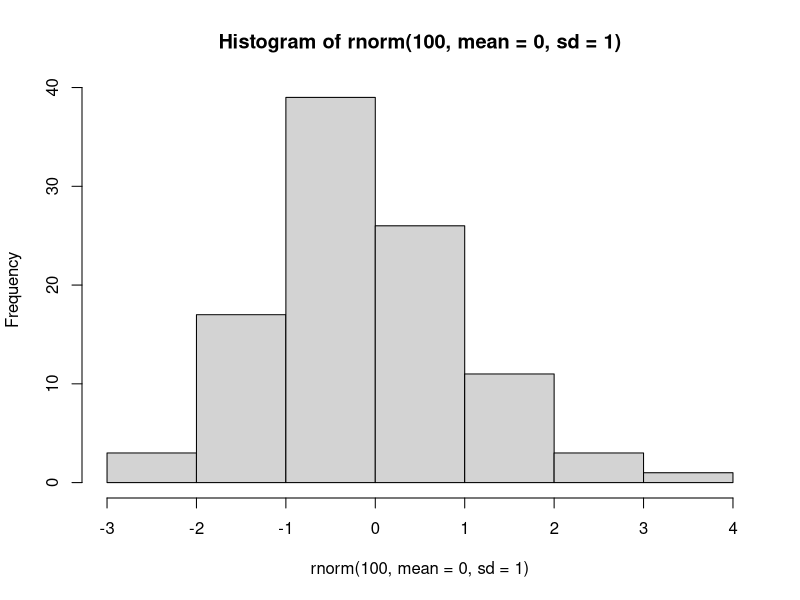

Here is the R script that generated this plot:

# my silly test script

hist(rnorm(100,mean=0,sd=1))

print("hello world")

#enter your name:
print("Ruby-Anne Birin")
